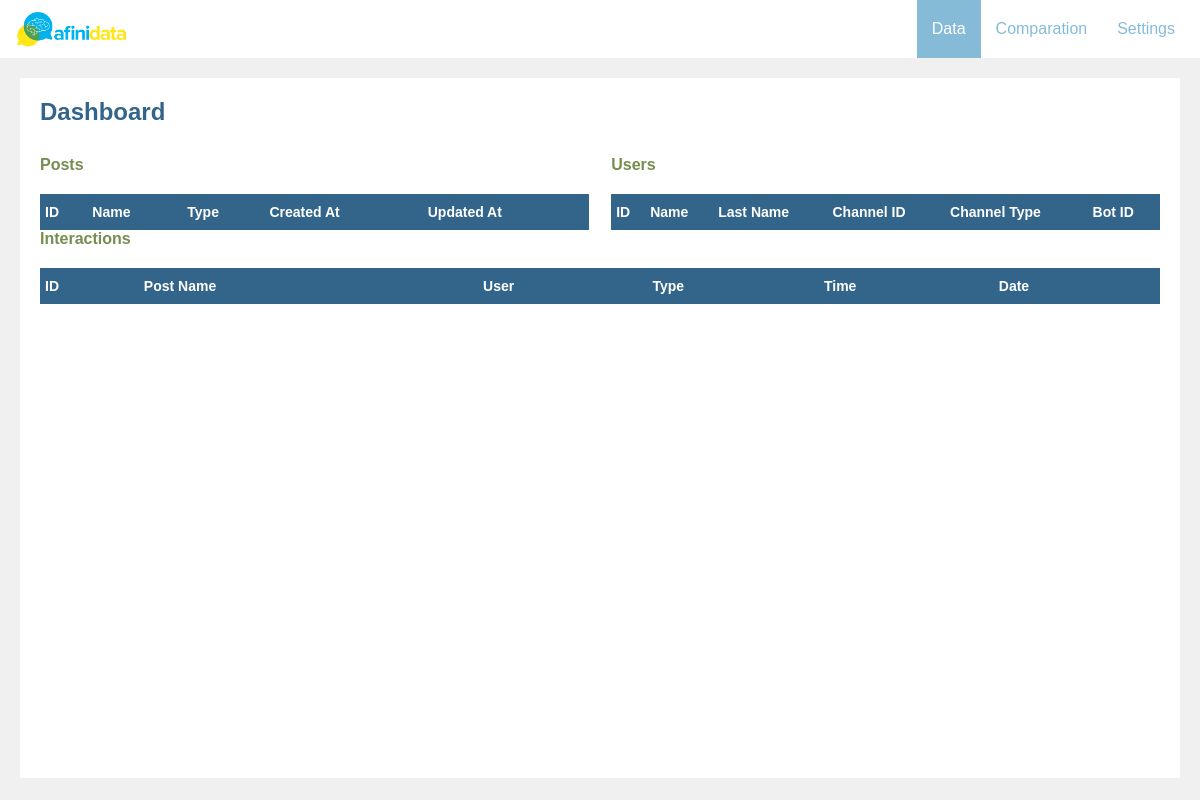
Before: /dashboard/ with the older database file.
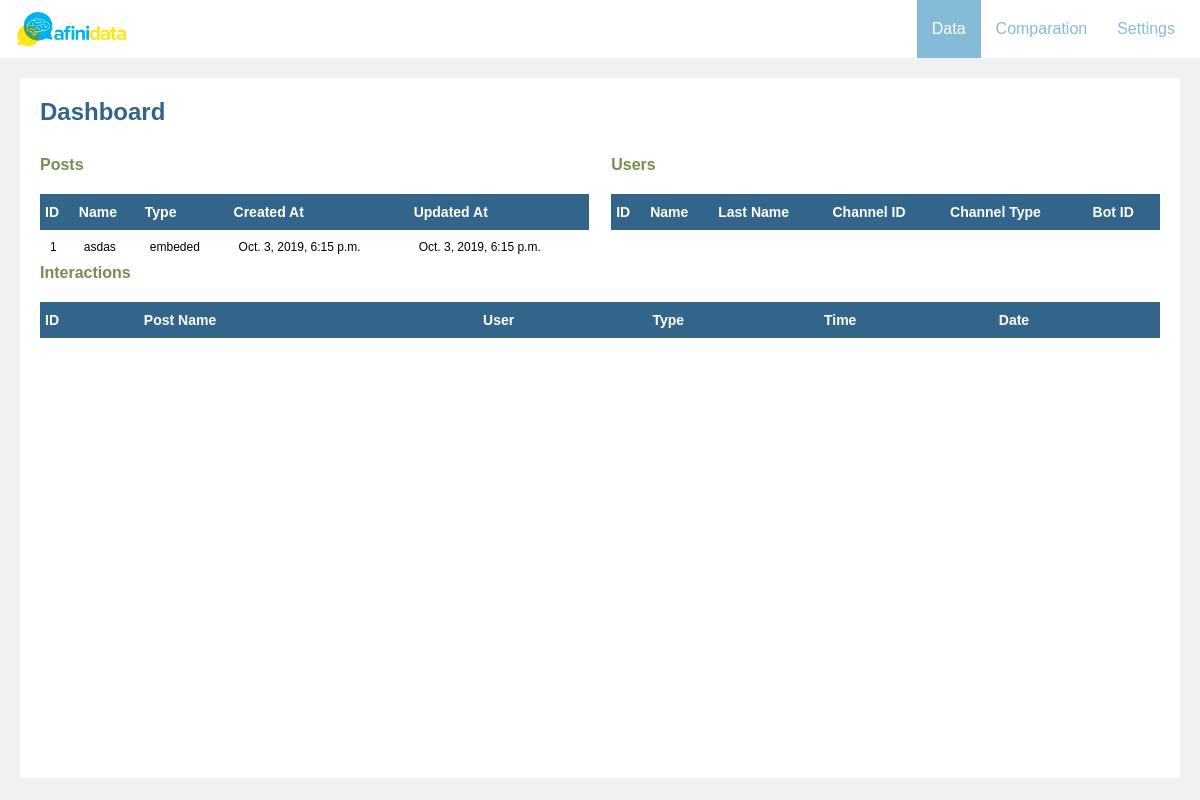
After: the same page with the newer database file.
### posts/models.py (models this page shows, shortened)
class Post(models.Model):
    name = models.CharField(max_length=255)
    status = models.CharField(choices=STATUS_CHOICES, max_length=255, default='draft')
    type = models.CharField(max_length=255, default='embeded', choices=POST_TYPE_CHOICES)
    content = models.TextField()
    content_activity = models.TextField()
    user = models.ForeignKey(User, on_delete=models.CASCADE)
    min_range = models.IntegerField(null=True, default=0)
    max_range = models.IntegerField(null=True, default=72)
    preview = models.TextField()
    new = models.BooleanField(default=False)
    thumbnail = models.TextField()
    area_id = models.IntegerField(null=True, default=1)
    created_at = models.DateTimeField(auto_now_add=True)
    updated_at = models.DateTimeField(auto_now=True)

### dash/views.py (the view)
# urls.py: path('', DashView.as_view(), name="index")
class DashView(TemplateView):
    template_name = 'dash/index.html'
    def get_context_data(self, **kwargs):
        posts = Post.objects.all()
        users = User.objects.all()
        interactions = Interaction.objects.all()
        users_data = UserData.objects.all()
        return dict(posts=posts, users=users, interactions=interactions, users_data=users_data)

### dash/templates/dash/index.html (shortened to what this page needs)
{% load staticfiles %}
<!doctype html>
<html lang="en">
<head>
    <link rel="stylesheet" href="{% static 'stylesheets/style.css' %}">
    <link rel="stylesheet" href="{% static 'stylesheets/dashboard.css' %}">
</head>
<body>
    <header class="main-header">
        <h1 class="logo">
            <img src="{% static 'images/logo.png' %}" alt="">
        </h1>
        <nav class="main-nav">
            <ul>
                <li class="active"><a href="#">Data</a></li>
                <li><a href="#">Comparation</a></li>
                <li><a href="#">Settings</a></li>
            </ul>
        </nav>
    </header>
    <section class="dashboard-content">
        <h2>Dashboard</h2>
        <div class="two-collumns">
            <div>
                <h4>Posts</h4>
                <table>
                    <tr>
                        <th>ID</th>
                        <th>Name</th>
                        <th>Type</th>
                        <th>Created At</th>
                        <th>Updated At</th>
                    </tr>
                    {% for post in posts %}
                        <tr>
                            <td>{{ post.pk }}</td>
                            <td>{{ post.name }}</td>
                            <td>{{ post.type }}</td>
                            <td>{{ post.created_at }}</td>
                            <td>{{ post.updated_at }}</td>
                        </tr>
                    {% endfor %}
                </table>
            </div>
            <div>
                <h4>Users</h4>
                <table>
                    <tr>
                        <th>ID</th>
                        <th>Name</th>
                        <th>Last Name</th>
                        <th>Channel ID</th>
                        <th>Channel Type</th>
                        <th>Bot ID</th>
                    </tr>
                </table>
            </div>
        </div>
        <div>
            <h4>Interactions</h4>
            <table>
                <tr>
                    <th>ID</th>
                    <th>Post Name</th>
                    <th>User</th>
                    <th>Type</th>
                    <th>Time</th>
                    <th>Date</th>
                </tr>
            </table>
        </div>
    </section>
</body>
</html>

Changed rows visible on the page:
added Post: pk "1", name "asdas", type "embeded", created_at "Oct. 3, 2019, 6:15 p.m.", updated_at "Oct. 3, 2019, 6:15 p.m."
